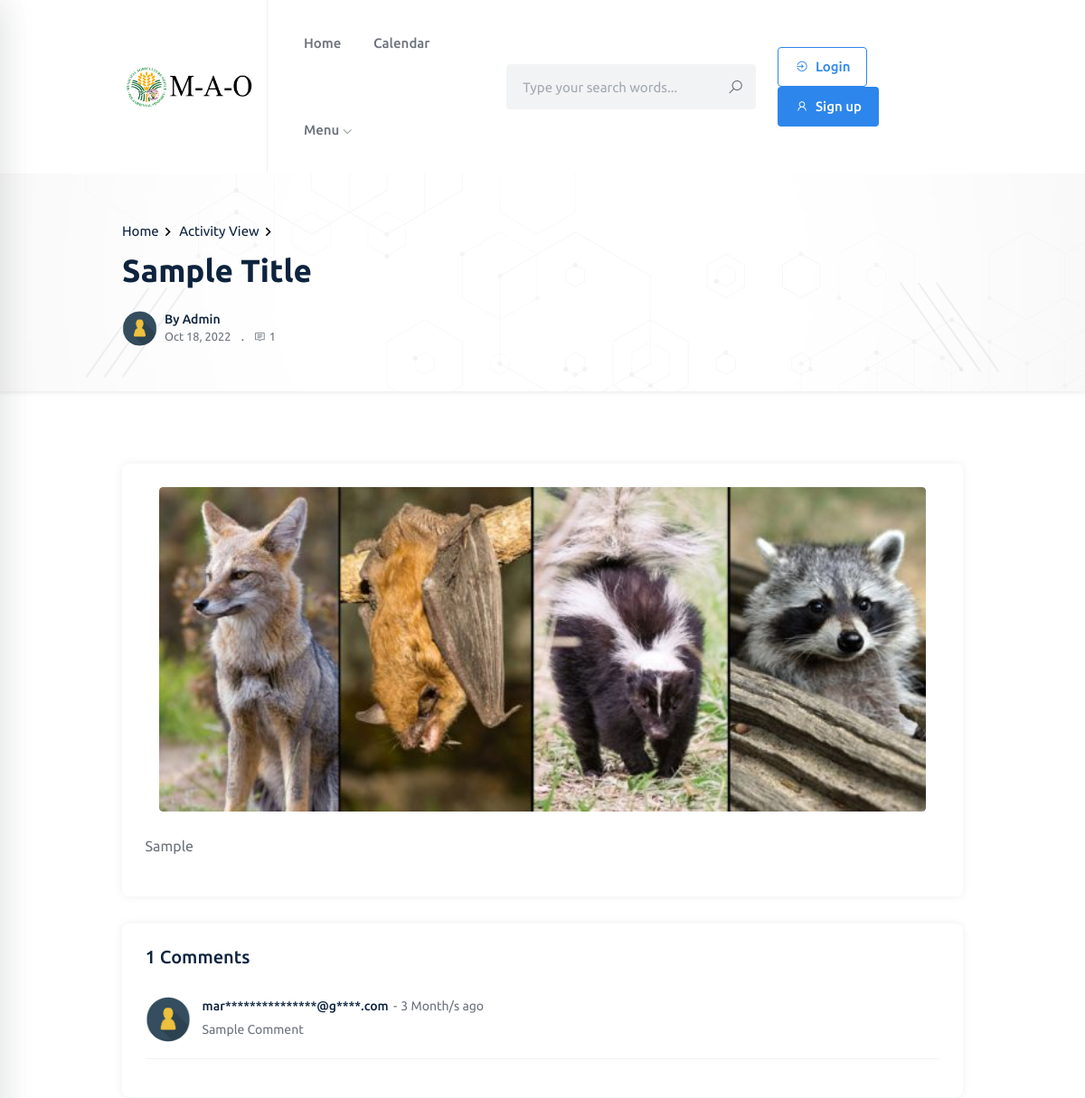
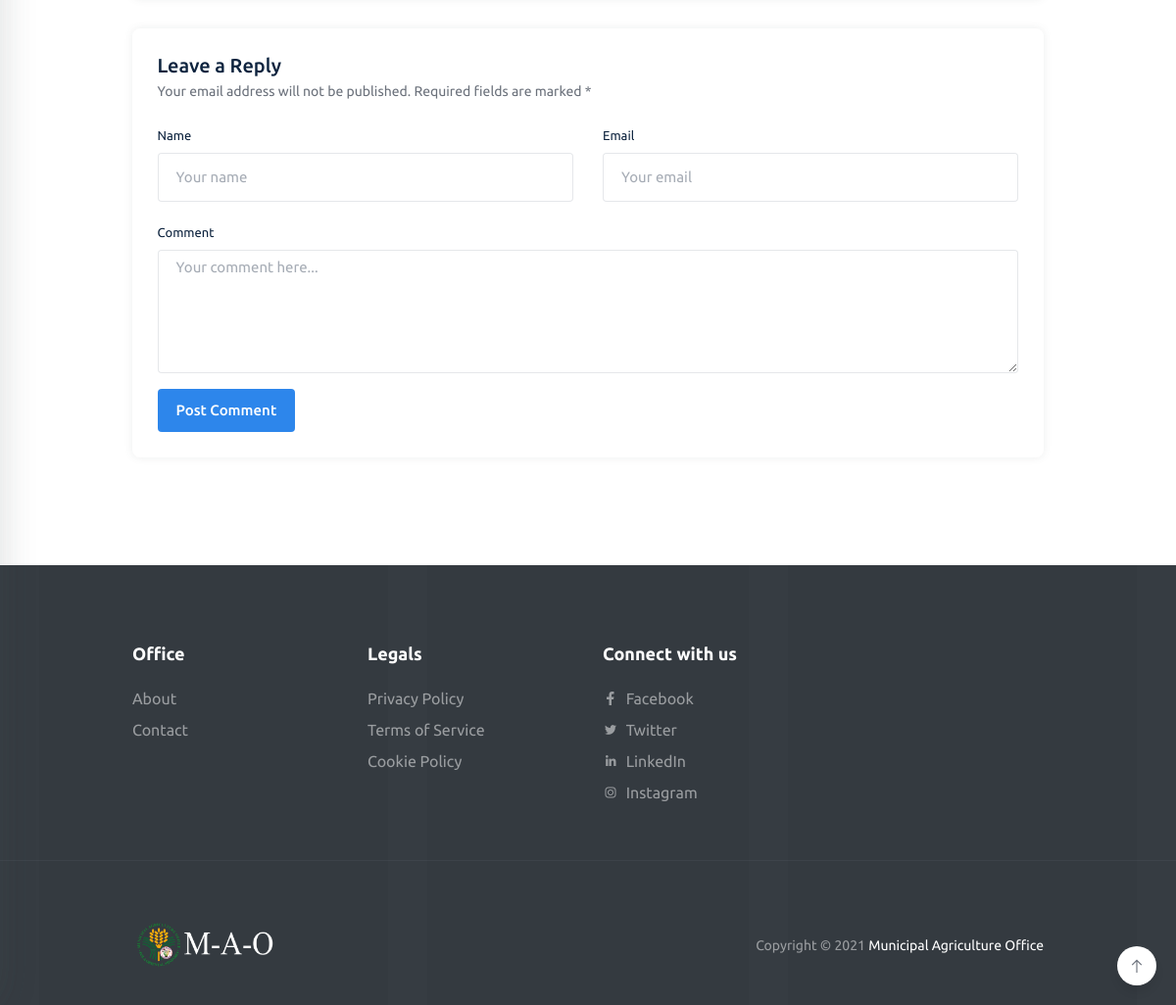
Screenshot of /Blog-Single/sample-title with the database file from the repository (2 pictures, top to bottom).
### tables this page shows
CREATE TABLE `tblannouncement` (
  `id` int(11) NOT NULL,
  `title` varchar(255) NOT NULL,
  `slug` varchar(255) NOT NULL,
  `subtitle` varchar(255) NOT NULL,
  `pic_file` text DEFAULT NULL,
  `body` text NOT NULL,
  `date_published` datetime NOT NULL DEFAULT current_timestamp(),
  `date_edited` datetime DEFAULT NULL
);

CREATE TABLE `announcement_comment` (
  `id` int(11) NOT NULL,
  `announcement_slug` varchar(100) NOT NULL,
  `name` varchar(50) NOT NULL,
  `email` varchar(50) NOT NULL,
  `comment` varchar(100) NOT NULL,
  `date_created` datetime NOT NULL DEFAULT current_timestamp()
);

### application/controllers/Home_controller.php (called while the page is built, shortened)
<?php
class Home_controller extends CI_Controller {
    public function __construct() {
        $this->load->model('Home_model');
        $this->load->database();
      }
    public function blogsingle($param)
	{
        $page = "blogsingle";
        $data['user'] = $this->User_model->getuser();
        $data['blogsingle'] = $this->Home_model->getpostsingle($param);
        $data['comments'] = $this->Home_model->fetchannouncement_comment($param);
        $this->load->view('Home/header',$data);
        $this->load->view('Home/'.$page, $data);
        $this->load->view('Home/footer');
	}
}

### index.php (called while the page is built, shortened)
<?php
require_once BASEPATH.'core/CodeIgniter.php';

### application/models/Home_model.php (called while the page is built, shortened)
<?php
class Home_model extends CI_Model{
    public function getpostsingle($param)
    {
        $this->db->where('slug', $param);
        $result = $this->db->get('tblannouncement');
        return $result->result_array();
    }
    public function fetchannouncement_comment($param){
        $this->db->select(" c.* ");
        $this->db->from('announcement_comment c');
        $this->db->join('tblannouncement a', 'c.announcement_slug = a.slug');
        $this->db->where('c.announcement_slug', $param);
        $this->db->order_by('unix_timestamp(c.date_created)', 'ASC');
        $query = $this->db->get();
        return $query->result_array();
    }
}

### application/views/Home/blogsingle.php (the view, shortened to what this page needs)
<section class="hero-area pattern-bg-2 bg-white shadow-sm overflow-hidden pt-50px pb-50px">
    <span class="stroke-shape stroke-shape-1"></span>
    <span class="stroke-shape stroke-shape-4"></span>
    <span class="stroke-shape stroke-shape-5"></span>
    <span class="stroke-shape stroke-shape-6"></span>
    <div class="container">
        <div class="hero-content">
            <?php foreach($blogsingle as $row) :?>
            <ul class="breadcrumb-list pb-2">
                <li><a href="<?=base_url()?>">Home</a><span><svg xmlns="http://www.w3.org/2000/svg" height="19px" viewBox="0 0 24 24" width="19px" fill="#000000"><path d="M0 0h24v24H0V0z" fill="none"/><path d="M10 6L8.59 7.41 13.17 12l-4.58 4.59L10 18l6-6-6-6z"/></svg></span></li>
                <li><a href="#">Activity View</a><span><svg xmlns="http://www.w3.org/2000/svg" height="19px" viewBox="0 0 24 24" width="19px" fill="#000000"><path d="M0 0h24v24H0V0z" fill="none"/><path d="M10 6L8.59 7.41 13.17 12l-4.58 4.59L10 18l6-6-6-6z"/></svg></span></li>
            </ul>
            <h2 class="section-title"><?= $row['title'];?></h2>
            <div class="media media-card align-items-center shadow-none p-0 mb-0 rounded-0 mt-4 bg-transparent">
                <a href="#" class="media-img media-img--sm d-block mr-2 rounded-full">
                    <img src="<?=base_url()?>assets/disilab/images/img-loading.png" data-src="<?=base_url()?>assets/media/home/1.png" alt="avatar" class="rounded-full lazy">
                </a>
                <div class="media-body">
                    <h5 class="fs-14 fw-medium">By <a href="#">Admin</a></h5>
                    <small class="meta d-block lh-20">
                        <span class="mr-2"><?php echo date('M d, Y', strtotime($row['date_published']))?></span>
                        <span class="mr-2 fs-15">.</span>
                        <a href="#comments" class="page-scroll text-gray"><i class="la la-comment mr-1"></i><?php echo number_format(count($comments)) ?></a>
                    </small>
                </div>
            </div>
            <?php endforeach?>
        </div>
    </div>
</section>
<section class="blog-area pt-80px pb-80px">
    <div class="container">
        <div class="row">
            <div class="col-lg-12">
                <div class="card card-item">
                    <div class="card-body">
                    <?php foreach($blogsingle as $row) {?>
                        <div class="col-lg-12">
                                <a href="<?=base_url()?>assets/media/announcement/<?=$row['pic_file'];?>" class="gallery-item overflow-hidden mb-4" data-fancybox="gallery">
                                    <img class="lazy" src="<?=base_url()?>assets/disilab/images/img-loading.png" data-src="<?=base_url()?>assets/media/announcement/<?=$row['pic_file'];?>" alt="review image">
                                </a>
                            </div>
                        <p class="card-text pb-3" style="text-align: justify;"><?=$row['body'];?></p>
                        <?php }?>
                    </div>
                </div>
                <div class="card card-item">
                    <div class="card-body">
                        <h4 class="pb-3 fs-20"><?php echo number_format(count($comments)) ?> Comments</h4>
                        <ul class="comments-list pt-3" id="comments">
                        <?php if(!empty($comments)){?>
                        <?php  function hideEmailAddress($email)
                                    {
                                        if(filter_var($email, FILTER_VALIDATE_EMAIL))
                                        {
                                            list($first, $last) = explode('@', $email);
                                            $first = str_replace(substr($first, '3'), str_repeat('*', strlen($first)-3), $first);
                                            $last = explode('.', $last);
                                            $last_domain = str_replace(substr($last['0'], '1'), str_repeat('*', strlen($last['0'])-1), $last['0']);
                                            $hideEmailAddress = $first.'@'.$last_domain.'.'.$last['1'];
                                            return $hideEmailAddress;
                                        }
                                    }
                                    foreach($comments as $row): ?>
                            <li class="mb-3">
                                <div class="comment-avatar">
                                    <img class="lazy" src="<?=base_url()?>assets/disilab/images/img-loading.png" data-src="<?=base_url()?>assets/media/home/1.png" alt="avatar">
                                </div>
                                <div class="comment-body pt-0">
                                    <span class="comment-user text-black">
                                    <?php
                                    $email = $row['email'];
                                    echo hideEmailAddress($email);
                                    ?>
                                    </span>
                                    <span class="comment-separated">-</span>
                                    <span class="comment-date text-gray"><?php
                                            $date=$row['date_created'];
                                            $last = new DateTime($date);
                                            $now = new DateTime( date( 'Y-m-d h:i:s', time() )) ;
                                            $interval = $last->diff($now);
                                            $years = (int)$interval->format('%Y');
                                            $months = (int)$interval->format('%m');
                                            if($years > 0)
                                            {
                                            echo $years.' Year/s  ago' ;
                                            }
                                            else if($months > 0)
                                            {
                                            echo $months.' Month/s  ago' ;
                                            }
                                         ?></span>
                                    <p class="comment-text pt-1 pb-2 lh-22"><?= $row['comment'];?></p>
                                </div>
                            </li>
                            <?php endforeach?>
                            <?php }else{?>
                            <p class="comment-text pt-1 pb-2 lh-22">No comment/s...</p>
                            <hr>
                        <?php }?>
                        </ul>
                    </div>
                </div>
                <form method="post" action="<?=base_url()?>Home_controller/addannouncement_comment" class="card card-item">
                    <div class="card-body row">
                        <div class="form-group col-lg-12">
                            <h4 class="fs-20">Leave a Reply</h4>
                            <p class="fs-14">Your email address will not be published. Required fields are marked *</p>
                        </div>
                        <div class="form-group col-lg-6">
                            <label class="fs-13 text-black lh-20">Name</label>
                            <input class="form-control form--control" type="text" name="name" placeholder="Your name" required="name">
                        </div>
                        <div class="form-group col-lg-6">
                            <label class="fs-13 text-black lh-20">Email</label>
                            <input class="form-control form--control" type="email" name="email" placeholder="Your email" required="email">
                        </div>
                        <div class="form-group col-lg-12">
                            <label class="fs-13 text-black lh-20">Comment</label>
                            <textarea class="form-control form--control" name="comment" rows="5" placeholder="Your comment here..." required="comment"></textarea>
                        </div>
                        <div class="form-group col-lg-12 mb-0">
                            <button class="btn theme-btn" type="submit">Post Comment </button>
                        </div>
                    </div>
                </form>
            </div>
                </div>
            </div>
</section>

### rows the page displays
tblannouncement: title "Sample Title", date_published "Oct 18, 2022", pic_file (picture), body "Sample"
announcement_comment: email "mar***************@g****.com", comment "Sample Comment"

### other values shown
count($comments) "1"
